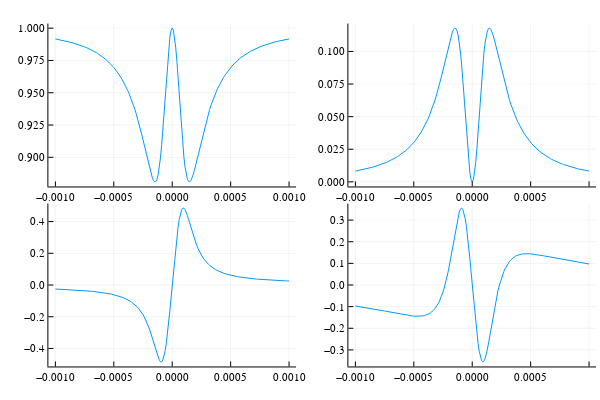

The notebook cell saved with this chart:
### Code cell
plot1=Plots.plot(Bvalues,popEx)
plot2=Plots.plot(Bvalues,popGr)
plot3=Plots.plot(Bvalues,absorb)
plot4=Plots.plot(Bvalues,rotation)
Plots.plot(plot1, plot2, plot3, plot4, layout = (2, 2), legend = false)

### Figure 1 — Plotly figure (JSON) as saved in the notebook; plotly's stock layout.template omitted (floating-point values rounded to 4 significant figures; data arrays with more than 128 entries replaced by an {"elided": "..."} marker saying what was removed)
{"data": [{"colorbar": {"title": ""}, "legendgroup": "y1", "line": {"color": "rgba(0, 154, 250, 1.000)", "dash": "solid", "shape": "linear", "width": 1}, "mode": "lines", "name": "y1", "showlegend": true, "type": "scatter", "x": {"elided": "201 float values"}, "xaxis": "x1", "y": {"elided": "201 float values"}, "yaxis": "y1", "zmax": null, "zmin": null}, {"colorbar": {"title": ""}, "legendgroup": "y1", "line": {"color": "rgba(0, 154, 250, 1.000)", "dash": "solid", "shape": "linear", "width": 1}, "mode": "lines", "name": "y1", "showlegend": true, "type": "scatter", "x": {"elided": "201 float values"}, "xaxis": "x2", "y": {"elided": "201 float values"}, "yaxis": "y2", "zmax": null, "zmin": null}, {"colorbar": {"title": ""}, "legendgroup": "y1", "line": {"color": "rgba(0, 154, 250, 1.000)", "dash": "solid", "shape": "linear", "width": 1}, "mode": "lines", "name": "y1", "showlegend": true, "type": "scatter", "x": {"elided": "201 float values"}, "xaxis": "x3", "y": {"elided": "201 float values"}, "yaxis": "y3", "zmax": null, "zmin": null}, {"colorbar": {"title": ""}, "legendgroup": "y1", "line": {"color": "rgba(0, 154, 250, 1.000)", "dash": "solid", "shape": "linear", "width": 1}, "mode": "lines", "name": "y1", "showlegend": true, "type": "scatter", "x": {"elided": "201 float values"}, "xaxis": "x4", "y": {"elided": "201 float values"}, "yaxis": "y4", "zmax": null, "zmin": null}], "layout": {"annotations": [], "height": 400, "margin": {"b": 20, "l": 0, "r": 0, "t": 20}, "paper_bgcolor": "rgba(255, 255, 255, 1.000)", "plot_bgcolor": "rgba(255, 255, 255, 1.000)", "showlegend": false, "width": 600, "xaxis1": {"anchor": "y1", "domain": [0.08064, 0.4934], "gridcolor": "rgba(0, 0, 0, 0.100)", "gridwidth": 0.5, "linecolor": "rgba(0, 0, 0, 1.000)", "mirror": false, "range": [-0.00106, 0.00106], "showgrid": true, "showline": true, "showticklabels": true, "tickangle": 0, "tickcolor": "rgb(0, 0, 0)", "tickfont": {"color": "rgba(0, 0, 0, 1.000)", "family": "sans-serif", "size": 11}, "tickmode": "array", "ticks": "inside", "ticktext": ["−0.0010", "−0.0005", "0.0000", "0.0005", "0.0010"], "tickvals": [-0.001, -0.0005, 0, 0.0005, 0.001], "title": "", "titlefont": {"color": "rgba(0, 0, 0, 1.000)", "family": "sans-serif", "size": 15}, "type": "-", "visible": true, "zeroline": false, "zerolinecolor": "rgba(0, 0, 0, 1.000)"}, "xaxis2": {"anchor": "y2", "domain": [0.5806, 0.9934], "gridcolor": "rgba(0, 0, 0, 0.100)", "gridwidth": 0.5, "linecolor": "rgba(0, 0, 0, 1.000)", "mirror": false, "range": [-0.00106, 0.00106], "showgrid": true, "showline": true, "showticklabels": true, "tickangle": 0, "tickcolor": "rgb(0, 0, 0)", "tickfont": {"color": "rgba(0, 0, 0, 1.000)", "family": "sans-serif", "size": 11}, "tickmode": "array", "ticks": "inside", "ticktext": ["−0.0010", "−0.0005", "0.0000", "0.0005", "0.0010"], "tickvals": [-0.001, -0.0005, 0, 0.0005, 0.001], "title": "", "titlefont": {"color": "rgba(0, 0, 0, 1.000)", "family": "sans-serif", "size": 15}, "type": "-", "visible": true, "zeroline": false, "zerolinecolor": "rgba(0, 0, 0, 1.000)"}, "xaxis3": {"anchor": "y3", "domain": [0.08064, 0.4934], "gridcolor": "rgba(0, 0, 0, 0.100)", "gridwidth": 0.5, "linecolor": "rgba(0, 0, 0, 1.000)", "mirror": false, "range": [-0.00106, 0.00106], "showgrid": true, "showline": true, "showticklabels": true, "tickangle": 0, "tickcolor": "rgb(0, 0, 0)", "tickfont": {"color": "rgba(0, 0, 0, 1.000)", "family": "sans-serif", "size": 11}, "tickmode": "array", "ticks": "inside", "ticktext": ["−0.0010", "−0.0005", "0.0000", "0.0005", "0.0010"], "tickvals": [-0.001, -0.0005, 0, 0.0005, 0.001], "title": "", "titlefont": {"color": "rgba(0, 0, 0, 1.000)", "family": "sans-serif", "size": 15}, "type": "-", "visible": true, "zeroline": false, "zerolinecolor": "rgba(0, 0, 0, 1.000)"}, "xaxis4": {"anchor": "y4", "domain": [0.5806, 0.9934], "gridcolor": "rgba(0, 0, 0, 0.100)", "gridwidth": 0.5, "linecolor": "rgba(0, 0, 0, 1.000)", "mirror": false, "range": [-0.00106, 0.00106], "showgrid": true, "showline": true, "showticklabels": true, "tickangle": 0, "tickcolor": "rgb(0, 0, 0)", "tickfont": {"color": "rgba(0, 0, 0, 1.000)", "family": "sans-serif", "size": 11}, "tickmode": "array", "ticks": "inside", "ticktext": ["−0.0010", "−0.0005", "0.0000", "0.0005", "0.0010"], "tickvals": [-0.001, -0.0005, 0, 0.0005, 0.001], "title": "", "titlefont": {"color": "rgba(0, 0, 0, 1.000)", "family": "sans-serif", "size": 15}, "type": "-", "visible": true, "zeroline": false, "zerolinecolor": "rgba(0, 0, 0, 1.000)"}, "yaxis1": {"anchor": "x1", "domain": [0.5376, 0.9902], "gridcolor": "rgba(0, 0, 0, 0.100)", "gridwidth": 0.5, "linecolor": "rgba(0, 0, 0, 1.000)", "mirror": false, "range": [0.8774, 1.004], "showgrid": true, "showline": true, "showticklabels": true, "tickangle": 0, "tickcolor": "rgb(0, 0, 0)", "tickfont": {"color": "rgba(0, 0, 0, 1.000)", "family": "sans-serif", "size": 11}, "tickmode": "array", "ticks": "inside", "ticktext": ["0.900", "0.925", "0.950", "0.975", "1.000"], "tickvals": [0.9, 0.925, 0.95, 0.975, 1], "title": "", "titlefont": {"color": "rgba(0, 0, 0, 1.000)", "family": "sans-serif", "size": 15}, "type": "-", "visible": true, "zeroline": false, "zerolinecolor": "rgba(0, 0, 0, 1.000)"}, "yaxis2": {"anchor": "x2", "domain": [0.5376, 0.9902], "gridcolor": "rgba(0, 0, 0, 0.100)", "gridwidth": 0.5, "linecolor": "rgba(0, 0, 0, 1.000)", "mirror": false, "range": [-0.003536, 0.1214], "showgrid": true, "showline": true, "showticklabels": true, "tickangle": 0, "tickcolor": "rgb(0, 0, 0)", "tickfont": {"color": "rgba(0, 0, 0, 1.000)", "family": "sans-serif", "size": 11}, "tickmode": "array", "ticks": "inside", "ticktext": ["0.000", "0.025", "0.050", "0.075", "0.100"], "tickvals": [0, 0.025, 0.05, 0.075, 0.1], "title": "", "titlefont": {"color": "rgba(0, 0, 0, 1.000)", "family": "sans-serif", "size": 15}, "type": "-", "visible": true, "zeroline": false, "zerolinecolor": "rgba(0, 0, 0, 1.000)"}, "yaxis3": {"anchor": "x3", "domain": [0.03762, 0.4902], "gridcolor": "rgba(0, 0, 0, 0.100)", "gridwidth": 0.5, "linecolor": "rgba(0, 0, 0, 1.000)", "mirror": false, "range": [-0.5136, 0.5136], "showgrid": true, "showline": true, "showticklabels": true, "tickangle": 0, "tickcolor": "rgb(0, 0, 0)", "tickfont": {"color": "rgba(0, 0, 0, 1.000)", "family": "sans-serif", "size": 11}, "tickmode": "array", "ticks": "inside", "ticktext": ["−0.4", "−0.2", "0.0", "0.2", "0.4"], "tickvals": [-0.4, -0.2, 0, 0.2, 0.4], "title": "", "titlefont": {"color": "rgba(0, 0, 0, 1.000)", "family": "sans-serif", "size": 15}, "type": "-", "visible": true, "zeroline": false, "zerolinecolor": "rgba(0, 0, 0, 1.000)"}, "yaxis4": {"anchor": "x4", "domain": [0.03762, 0.4902], "gridcolor": "rgba(0, 0, 0, 0.100)", "gridwidth": 0.5, "linecolor": "rgba(0, 0, 0, 1.000)", "mirror": false, "range": [-0.3764, 0.3764], "showgrid": true, "showline": true, "showticklabels": true, "tickangle": 0, "tickcolor": "rgb(0, 0, 0)", "tickfont": {"color": "rgba(0, 0, 0, 1.000)", "family": "sans-serif", "size": 11}, "tickmode": "array", "ticks": "inside", "ticktext": ["−0.3", "−0.2", "−0.1", "0.0", "0.1", "0.2", "0.3"], "tickvals": [-0.3, -0.2, -0.1, 0, 0.1, 0.2, 0.3], "title": "", "titlefont": {"color": "rgba(0, 0, 0, 1.000)", "family": "sans-serif", "size": 15}, "type": "-", "visible": true, "zeroline": false, "zerolinecolor": "rgba(0, 0, 0, 1.000)"}}}
